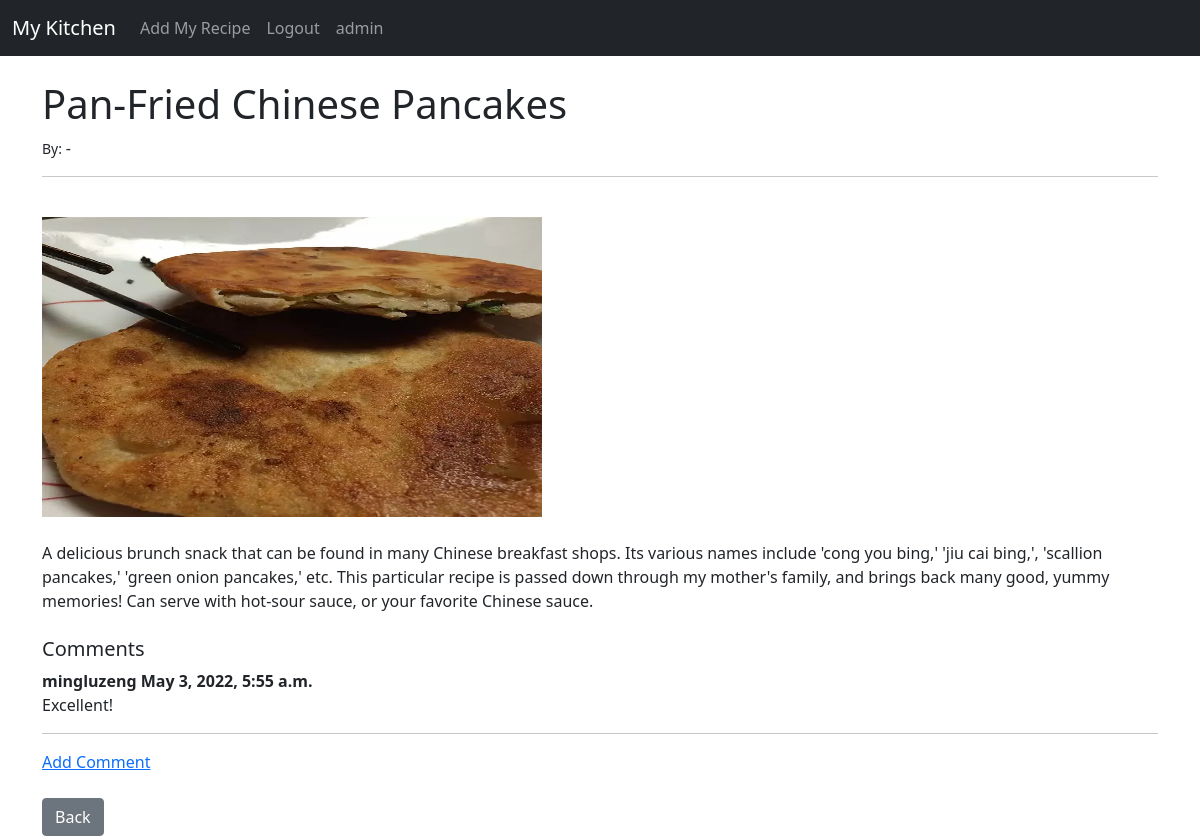
Page /recipe/12 (signed in) on the committed database.
### recipes/models.py (models this page shows, shortened)
class Post(models.Model):
    title = models.CharField(max_length=255)
    author = models.ForeignKey(User, on_delete=models.CASCADE)
    body = models.TextField()
    header_image = models.ImageField(null=True, blank=True, upload_to="images/")
    post_date = models.DateField(auto_now_add=True)

class Comment(models.Model):
    post = models.ForeignKey(Post, related_name="comments", on_delete=models.CASCADE)
    name = models.CharField(max_length=280)
    body = models.TextField()
    created_at = models.DateTimeField(auto_now_add=True)
    class Meta:
        ordering = ['-created_at']

### recipes/views.py (the view)
# urls.py: path('recipe/<int:pk>', RecipeDetailView.as_view(), name='recipe_detail'),
class RecipeDetailView(DetailView):
    model = Post
    template_name = 'recipe_details.html'

### recipes/templates/recipe_details.html (shortened to what this page needs)
{% extends 'base.html'%}
{% block content%}
<h1>{{post.title}}</h1>
<small>By: {{post.author.first_name}}{{post.author.last_name}}</small> -
<hr>
<br/>
    {%if post.header_image%}
      <img src="{{post.header_image.url}}" style="width:500px;height:300px;">
    {%endif%}
<br/>
<br/>
{{post.body}}
<br/><br/>
<h5>Comments</h5>
{%if not post.comments.all%}
  No Comments <a href="{%url 'add_comment' post.pk%}">Add one</a>
{%else%}
  {%for comment in post.comments.all%}
    <strong>
      {{comment.name}}
      {{comment.created_at}}
    </strong>
    <br/>
    {{comment.body}}
    <br/>
    <hr>
  {%endfor%}
  <a href="{% url 'add_comment' post.pk %}">Add Comment</a>
{%endif%}
<br/><br/>
<a href="{% url 'home' %}" class="btn btn-secondary">Back</a>
{% endblock %}

### recipes/templates/base.html (shortened to what this page needs)
<!doctype html>
<html lang="en">
  <head>
    <link href="https://cdn.jsdelivr.net/npm/bootstrap@5.0.2/dist/css/bootstrap.min.css" rel="stylesheet">
  </head>
  <body>
    <nav class="navbar navbar-expand-lg navbar-dark bg-dark">
  <div class="container-fluid">
    <a class="navbar-brand" href="{% url 'home'%}">My Kitchen</a>
    <div class="collapse navbar-collapse" id="navbarSupportedContent">
      <ul class="navbar-nav me-auto mb-2 mb-lg-0">
        {% if user.is_authenticated %}
          <li class="nav-item">
            <a class="nav-link" href="{% url 'add_recipe'%}">Add My Recipe</a>
          </li>
          <li class="nav-item">
            <a class="nav-link" href="{% url 'logout'%}">Logout</a>
          </li>
          <li class="nav-item">
            <a class="nav-link" href="{% url 'edit_profile'%}">{{ user.username}}</a>
          </li>
        {% endif %}
      </ul>
    </div>
  </div>
</nav>
    <br/>
    <div class="container">
      {% block content%}
      {% endblock%}
    </div>
  </body>
</html>

### rows in the picture
Post: title "Pan-Fried Chinese Pancakes", header_image (picture), body "A delicious brunch snack that can be found in many Chinese breakfast shops. Its various names include 'cong you bing,' 'jiu cai bing,', 'scallion pancakes,' 'green onion pancakes,' etc. This particular recipe is passed down through my mother's family, and brings back many good, yummy memories! Can serve with hot-sour sauce, or your favorite Chinese sauce."
Comment: name "mingluzeng", created_at "May 3, 2022, 5:55 a.m.", body "Excellent!"

### other values in the picture
{{ user.username }} "admin"
